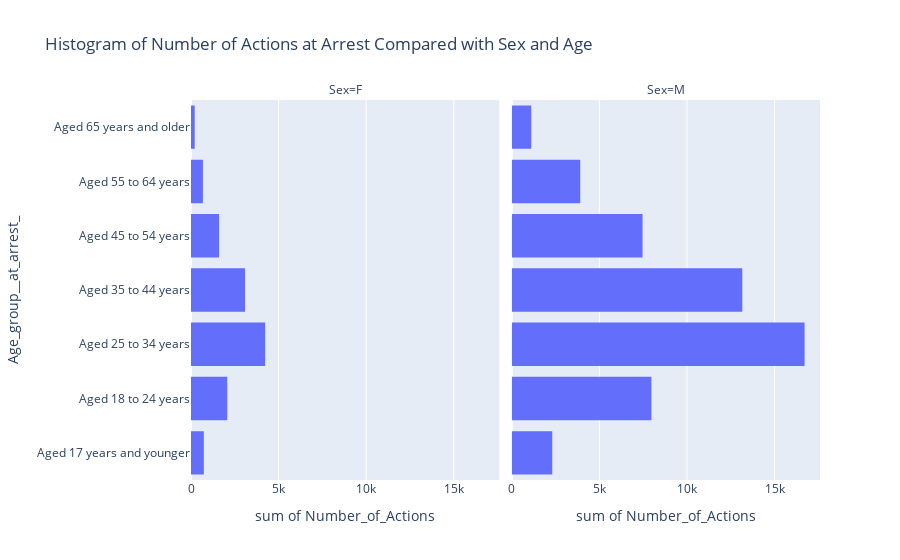

Here is the notebook cell this chart was saved with:
### Markdown cell above
# Histogram

### Code cell
px.histogram(data_frame = action_count_1
            , x = 'Number_of_Actions'
            , y = 'Age_group__at_arrest_'
            , facet_col = 'Sex'
            , title = "Histogram of Number of Actions at Arrest Compared with Sex and Age"
            )

### Figure 1 — Plotly figure (JSON) as saved in the notebook; plotly's stock layout.template omitted (floating-point values rounded to 4 significant figures)
{"data": [{"alignmentgroup": "True", "bingroup": "y", "histfunc": "sum", "hovertemplate": "Sex=F<br>sum of Number_of_Actions=%{x}<br>Age_group__at_arrest_=%{y}<extra></extra>", "legendgroup": "", "marker": {"color": "#636efa", "pattern": {"shape": ""}}, "name": "", "offsetgroup": "", "orientation": "h", "showlegend": false, "type": "histogram", "x": [733, 2069, 4231, 3084, 1602, 680, 210], "xaxis": "x", "y": ["Aged 17 years and younger", "Aged 18 to 24 years", "Aged 25 to 34 years", "Aged 35 to 44 years", "Aged 45 to 54 years", "Aged 55 to 64 years", "Aged 65 years and older"], "yaxis": "y"}, {"alignmentgroup": "True", "bingroup": "y", "histfunc": "sum", "hovertemplate": "Sex=M<br>sum of Number_of_Actions=%{x}<br>Age_group__at_arrest_=%{y}<extra></extra>", "legendgroup": "", "marker": {"color": "#636efa", "pattern": {"shape": ""}}, "name": "", "offsetgroup": "", "orientation": "h", "showlegend": false, "type": "histogram", "x": [2309, 7970, 16714, 13157, 7464, 3908, 1112], "xaxis": "x2", "y": ["Aged 17 years and younger", "Aged 18 to 24 years", "Aged 25 to 34 years", "Aged 35 to 44 years", "Aged 45 to 54 years", "Aged 55 to 64 years", "Aged 65 years and older"], "yaxis": "y2"}], "layout": {"annotations": [{"font": {}, "showarrow": false, "text": "Sex=F", "x": 0.245, "xanchor": "center", "xref": "paper", "y": 1, "yanchor": "bottom", "yref": "paper"}, {"font": {}, "showarrow": false, "text": "Sex=M", "x": 0.755, "xanchor": "center", "xref": "paper", "y": 1, "yanchor": "bottom", "yref": "paper"}], "barmode": "relative", "legend": {"tracegroupgap": 0}, "title": {"text": "Histogram of Number of Actions at Arrest Compared with Sex and Age"}, "xaxis": {"anchor": "y", "domain": [0, 0.49], "title": {"text": "sum of Number_of_Actions"}}, "xaxis2": {"anchor": "y2", "domain": [0.51, 1], "matches": "x", "title": {"text": "sum of Number_of_Actions"}}, "yaxis": {"anchor": "x", "domain": [0, 1], "title": {"text": "Age_group__at_arrest_"}}, "yaxis2": {"anchor": "x2", "domain": [0, 1], "matches": "y", "showticklabels": false}}}
